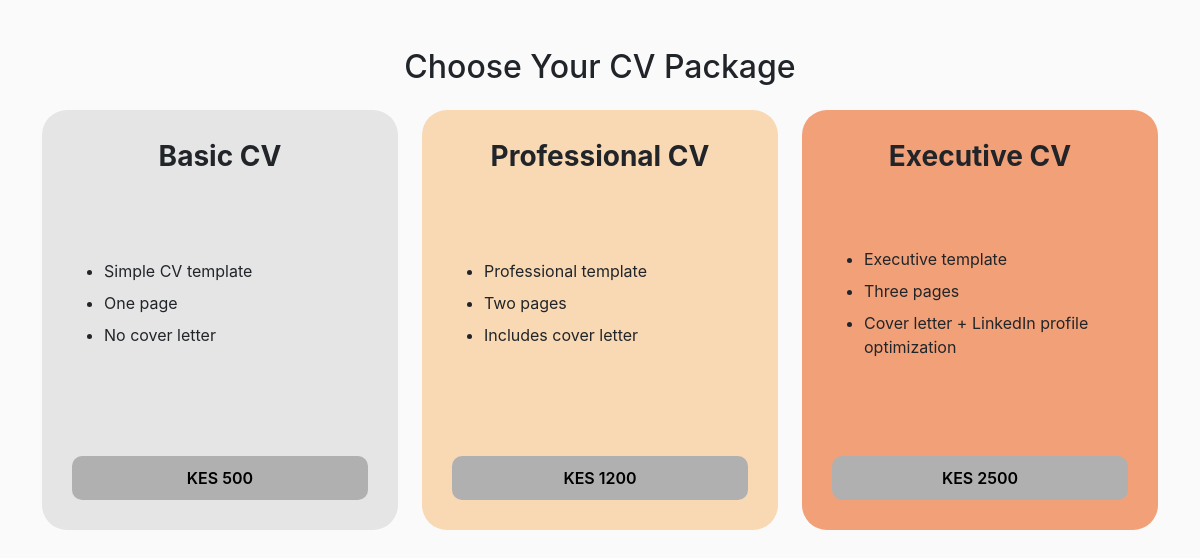
The app's page /subscription/packages/ with its own data.
### subscription/models.py (models this page shows, shortened)
class CVPackage(models.Model):
    name = models.CharField(max_length=100)
    description = models.TextField()
    price = models.IntegerField()

### subscription/views.py (the view)
# urls.py: path("packages/", views.packages_view, name="cv-packages"),
def packages_view(request):
    packages = CVPackage.objects.all()
    return render(request, "subscription/packages.html", {"packages": packages})

### Ciriculm/subscription/templates/subscription/packages.html (shortened to what this page needs)
{% load static %}
<!DOCTYPE html>
<html lang="en">
<head>
<link href="https://cdn.jsdelivr.net/npm/bootstrap@5.3.0/dist/css/bootstrap.min.css" rel="stylesheet">
</head>
<body>
<div class="container py-5">
    <h2 class="text-center mb-4">Choose Your CV Package</h2>
    <div class="row g-4 justify-content-center">
        {% for p in packages %}
        <div class="col-md-4 col-sm-12">
            <div class="package-card"
                 style="background:
                 {% if p.name == 'Basic CV' %}#e6e5e5
                 {% elif p.name == 'Professional CV' %}#f9d8b4
                 {% else %}#f2a077{% endif %};">
                <h3 class="text-center fw-bold">{{ p.name }}</h3>
                <ul class="mt-3">
                    {% for line in p.description.splitlines %}
                    <li class="mb-2">{{ line }}</li>
                    {% endfor %}
                </ul>
                <a href="{% url 'checkout:checkout' p.id %}" class="price-btn mt-4">
                    KES {{ p.price }}
                </a>
            </div>
        </div>
        {% endfor %}
    </div>
</div>
</body>
</html>

### Ciriculm/subscription/templates/subscription/packages.html (style rules this page uses)
body { background: #fafafa; font-family: 'Inter', sans-serif; }
.package-card { border-radius: 25px; padding: 30px; min-height: 420px; display: flex; flex-direction: column; justify-content: space-between; transition: transform .2s ease; }
.price-btn { background: #b0b0b0; border-radius: 10px; padding: 10px 0; text-align: center; color: black; font-weight: 600; text-decoration: none; display: block; }

### records on screen
CVPackage: name "Basic CV", splitlines "Simple CV template" "One page" "No cover letter", price "500"
CVPackage: name "Professional CV", splitlines "Professional template" "Two pages" "Includes cover letter", price "1200"
CVPackage: name "Executive CV", splitlines "Executive template" "Three pages" "Cover letter + LinkedIn profile optimization", price "2500"
